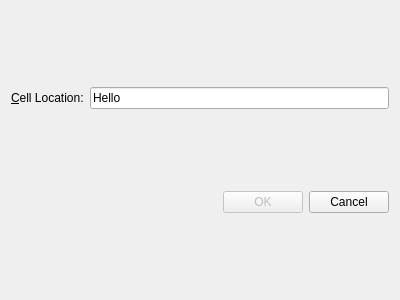
<?xml version="1.0" encoding="UTF-8"?>
<ui version="4.0">
 <class>GoToCellDialog</class>
 <widget class="QDialog" name="GoToCellDialog">
  <property name="geometry">
   <rect>
    <x>0</x>
    <y>0</y>
    <width>400</width>
    <height>300</height>
   </rect>
  </property>
  <property name="windowTitle">
   <string>Go To Cell</string>
  </property>
  <layout class="QVBoxLayout" name="verticalLayout">
   <item>
    <layout class="QHBoxLayout" name="horizontalLayout_2">
     <item>
      <widget class="QLabel" name="label">
       <property name="text">
        <string>&amp;Cell Location:</string>
       </property>
       <property name="buddy">
        <cstring>lineEdit</cstring>
       </property>
      </widget>
     </item>
     <item>
      <widget class="QLineEdit" name="lineEdit">
       <property name="text">
        <string>Hello</string>
       </property>
      </widget>
     </item>
    </layout>
   </item>
   <item>
    <layout class="QHBoxLayout" name="horizontalLayout">
     <item>
      <spacer name="horizontalSpacer">
       <property name="orientation">
        <enum>Qt::Horizontal</enum>
       </property>
       <property name="sizeHint" stdset="0">
        <size>
         <width>40</width>
         <height>20</height>
        </size>
       </property>
      </spacer>
     </item>
     <item>
      <widget class="QPushButton" name="okButton">
       <property name="enabled">
        <bool>false</bool>
       </property>
       <property name="text">
        <string>OK</string>
       </property>
       <property name="default">
        <bool>true</bool>
       </property>
      </widget>
     </item>
     <item>
      <widget class="QPushButton" name="cancelButton">
       <property name="text">
        <string>Cancel</string>
       </property>
      </widget>
     </item>
    </layout>
   </item>
  </layout>
 </widget>
 <tabstops>
  <tabstop>lineEdit</tabstop>
  <tabstop>cancelButton</tabstop>
  <tabstop>okButton</tabstop>
 </tabstops>
 <resources/>
 <connections/>
</ui>
